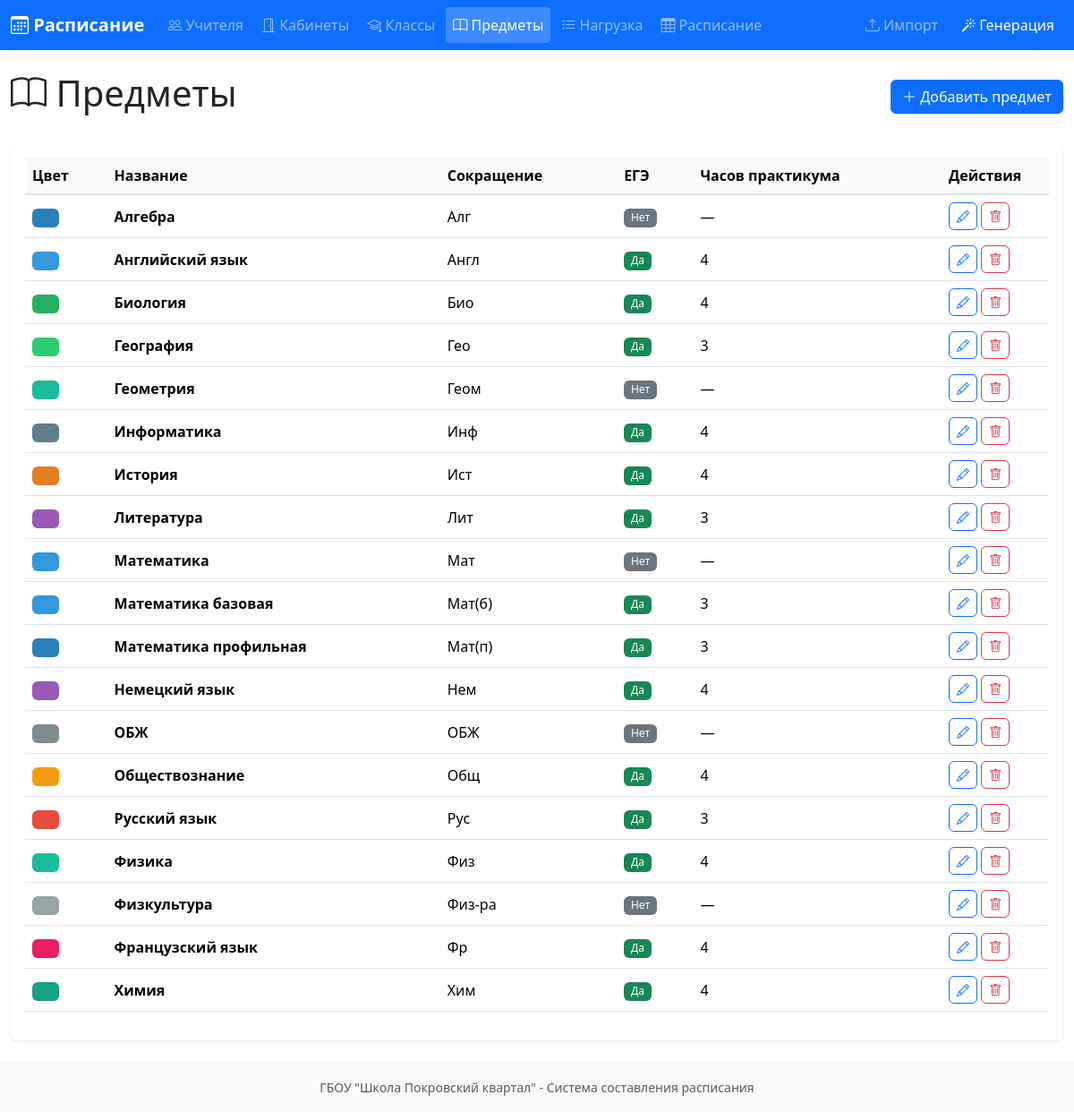
Page /subjects on the committed database.
### models.py (models this page shows, shortened)
class Subject(db.Model):
    __tablename__ = 'subjects'
    id = db.Column(db.Integer, primary_key=True)
    name = db.Column(db.String(100), nullable=False, unique=True)
    short_name = db.Column(db.String(20))  # Сокращение для расписания
    is_ege = db.Column(db.Boolean, default=False)  # Есть ли практикум ЕГЭ
    ege_hours = db.Column(db.Integer, default=0)  # Часов практикума ЕГЭ в неделю
    color = db.Column(db.String(7))  # Цвет для отображения (#RRGGBB)
    created_at = db.Column(db.DateTime, default=datetime.utcnow)

### app.py (the view)
@app.route('/subjects')
def subjects_list():
    subjects = Subject.query.order_by(Subject.name).all()
    return render_template('subjects.html', subjects=subjects)

### templates/subjects.html (shortened to what this page needs)
{% extends "base.html" %}
{% block content %}
<div class="d-flex justify-content-between align-items-center mb-4">
    <h1><i class="bi bi-book"></i> Предметы</h1>
    <button class="btn btn-primary" data-bs-toggle="modal" data-bs-target="#subjectModal" onclick="openSubjectModal()">
        <i class="bi bi-plus-lg"></i> Добавить предмет
    </button>
</div>
<div class="card">
    <div class="card-body">
        <div class="table-responsive">
            <table class="table table-hover">
                <thead>
                    <tr>
                        <th>Цвет</th>
                        <th>Название</th>
                        <th>Сокращение</th>
                        <th>ЕГЭ</th>
                        <th>Часов практикума</th>
                        <th width="120">Действия</th>
                    </tr>
                </thead>
                <tbody>
                    {% for subject in subjects %}
                    <tr>
                        <td>
                            <span class="badge" style="background-color: {{ subject.color or '#6c757d' }}; width: 30px;">&nbsp;</span>
                        </td>
                        <td><strong>{{ subject.name }}</strong></td>
                        <td>{{ subject.short_name or '—' }}</td>
                        <td>
                            {% if subject.is_ege %}
                            <span class="badge bg-success">Да</span>
                            {% else %}
                            <span class="badge bg-secondary">Нет</span>
                            {% endif %}
                        </td>
                        <td>{{ subject.ege_hours if subject.is_ege else '—' }}</td>
                        <td>
                            <button class="btn btn-sm btn-outline-primary" onclick="editSubject({{ subject.id }})">
                                <i class="bi bi-pencil"></i>
                            </button>
                            <button class="btn btn-sm btn-outline-danger" onclick="deleteSubject({{ subject.id }}, '{{ subject.name }}')">
                                <i class="bi bi-trash"></i>
                            </button>
                        </td>
                    </tr>
                    {% endfor %}
                </tbody>
            </table>
        </div>
    </div>
</div>
{% endblock %}

### templates/base.html (shortened to what this page needs)
<!DOCTYPE html>
<html lang="ru">
<head>
    <link href="https://cdn.jsdelivr.net/npm/bootstrap@5.3.2/dist/css/bootstrap.min.css" rel="stylesheet">
    <link href="https://cdn.jsdelivr.net/npm/bootstrap-icons@1.11.1/font/bootstrap-icons.css" rel="stylesheet">
    <link href="{{ url_for('static', filename='css/style.css') }}" rel="stylesheet">
</head>
<body>
    <nav class="navbar navbar-expand-lg navbar-dark bg-primary sticky-top">
        <div class="container-fluid">
            <a class="navbar-brand" href="{{ url_for('index') }}">
                <i class="bi bi-calendar3"></i> Расписание
            </a>
            <div class="collapse navbar-collapse" id="navbarNav">
                <ul class="navbar-nav me-auto">
                    <li class="nav-item">
                        <a class="nav-link {% if request.endpoint == 'teachers_list' %}active{% endif %}"
                           href="{{ url_for('teachers_list') }}">
                            <i class="bi bi-people"></i> Учителя
                        </a>
                    </li>
                    <li class="nav-item">
                        <a class="nav-link {% if request.endpoint == 'classrooms_list' %}active{% endif %}"
                           href="{{ url_for('classrooms_list') }}">
                            <i class="bi bi-door-open"></i> Кабинеты
                        </a>
                    </li>
                    <li class="nav-item">
                        <a class="nav-link {% if request.endpoint == 'classes_list' %}active{% endif %}"
                           href="{{ url_for('classes_list') }}">
                            <i class="bi bi-mortarboard"></i> Классы
                        </a>
                    </li>
                    <li class="nav-item">
                        <a class="nav-link {% if request.endpoint == 'subjects_list' %}active{% endif %}"
                           href="{{ url_for('subjects_list') }}">
                            <i class="bi bi-book"></i> Предметы
                        </a>
                    </li>
                    <li class="nav-item">
                        <a class="nav-link {% if request.endpoint == 'workload_list' %}active{% endif %}"
                           href="{{ url_for('workload_list') }}">
                            <i class="bi bi-list-check"></i> Нагрузка
                        </a>
                    </li>
                    <li class="nav-item">
                        <a class="nav-link {% if request.endpoint == 'schedule_view' %}active{% endif %}"
                           href="{{ url_for('schedule_view') }}">
                            <i class="bi bi-table"></i> Расписание
                        </a>
                    </li>
                </ul>
                <ul class="navbar-nav">
                    <li class="nav-item">
                        <a class="nav-link" href="{{ url_for('import_page') }}">
                            <i class="bi bi-upload"></i> Импорт
                        </a>
                    </li>
                    <li class="nav-item">
                        <a class="nav-link btn btn-success text-white ms-2" href="{{ url_for('generate_page') }}">
                            <i class="bi bi-magic"></i> Генерация
                        </a>
                    </li>
                </ul>
            </div>
        </div>
    </nav>
    <div id="toast-container" class="position-fixed top-0 end-0 p-3" style="z-index: 1100"></div>
    <main class="container-fluid py-4">
        {% block content %}{% endblock %}
    </main>
    <footer class="bg-light py-3 mt-auto">
        <div class="container text-center text-muted">
            <small>ГБОУ "Школа Покровский квартал" - Система составления расписания</small>
        </div>
    </footer>
</body>
</html>

### static/css/style.css (style rules this page uses)
body { min-height: 100vh; display: flex; flex-direction: column; }
main { flex: 1; }
.navbar-brand { font-weight: bold; }
.navbar .nav-link { padding: 0.5rem 1rem; border-radius: 4px; margin: 0 2px; }
.navbar .nav-link.active { background: rgba(255,255,255,0.2); }
.card { box-shadow: 0 1px 3px rgba(0,0,0,0.1); border: none; }
.table th { font-weight: 600; background: #f8f9fa; border-bottom: 2px solid #dee2e6; }
.table td { vertical-align: middle; }
.btn { border-radius: 6px; }
.badge { font-weight: 500; }
#toast-container { z-index: 1100; }

### rows in the picture
Subject: name "Алгебра", short_name "Алг", shows "Нет", is_ege "—"
Subject: name "Английский язык", short_name "Англ", shows "Да", is_ege+ege_hours "4"
Subject: name "Биология", short_name "Био", shows "Да", is_ege+ege_hours "4"
Subject: name "География", short_name "Гео", shows "Да", is_ege+ege_hours "3"
Subject: name "Геометрия", short_name "Геом", shows "Нет", is_ege "—"
Subject: name "Информатика", short_name "Инф", shows "Да", is_ege+ege_hours "4"
Subject: name "История", short_name "Ист", shows "Да", is_ege+ege_hours "4"
Subject: name "Литература", short_name "Лит", shows "Да", is_ege+ege_hours "3"
Subject: name "Математика", short_name "Мат", shows "Нет", is_ege "—"
Subject: name "Математика базовая", short_name "Мат(б)", shows "Да", is_ege+ege_hours "3"
Subject: name "Математика профильная", short_name "Мат(п)", shows "Да", is_ege+ege_hours "3"
Subject: name "Немецкий язык", short_name "Нем", shows "Да", is_ege+ege_hours "4"
Subject: name "ОБЖ", short_name "ОБЖ", shows "Нет", is_ege "—"
Subject: name "Обществознание", short_name "Общ", shows "Да", is_ege+ege_hours "4"
Subject: name "Русский язык", short_name "Рус", shows "Да", is_ege+ege_hours "3"
Subject: name "Физика", short_name "Физ", shows "Да", is_ege+ege_hours "4"
Subject: name "Физкультура", short_name "Физ-ра", shows "Нет", is_ege "—"
Subject: name "Французский язык", short_name "Фр", shows "Да", is_ege+ege_hours "4"
Subject: name "Химия", short_name "Хим", shows "Да", is_ege+ege_hours "4"
